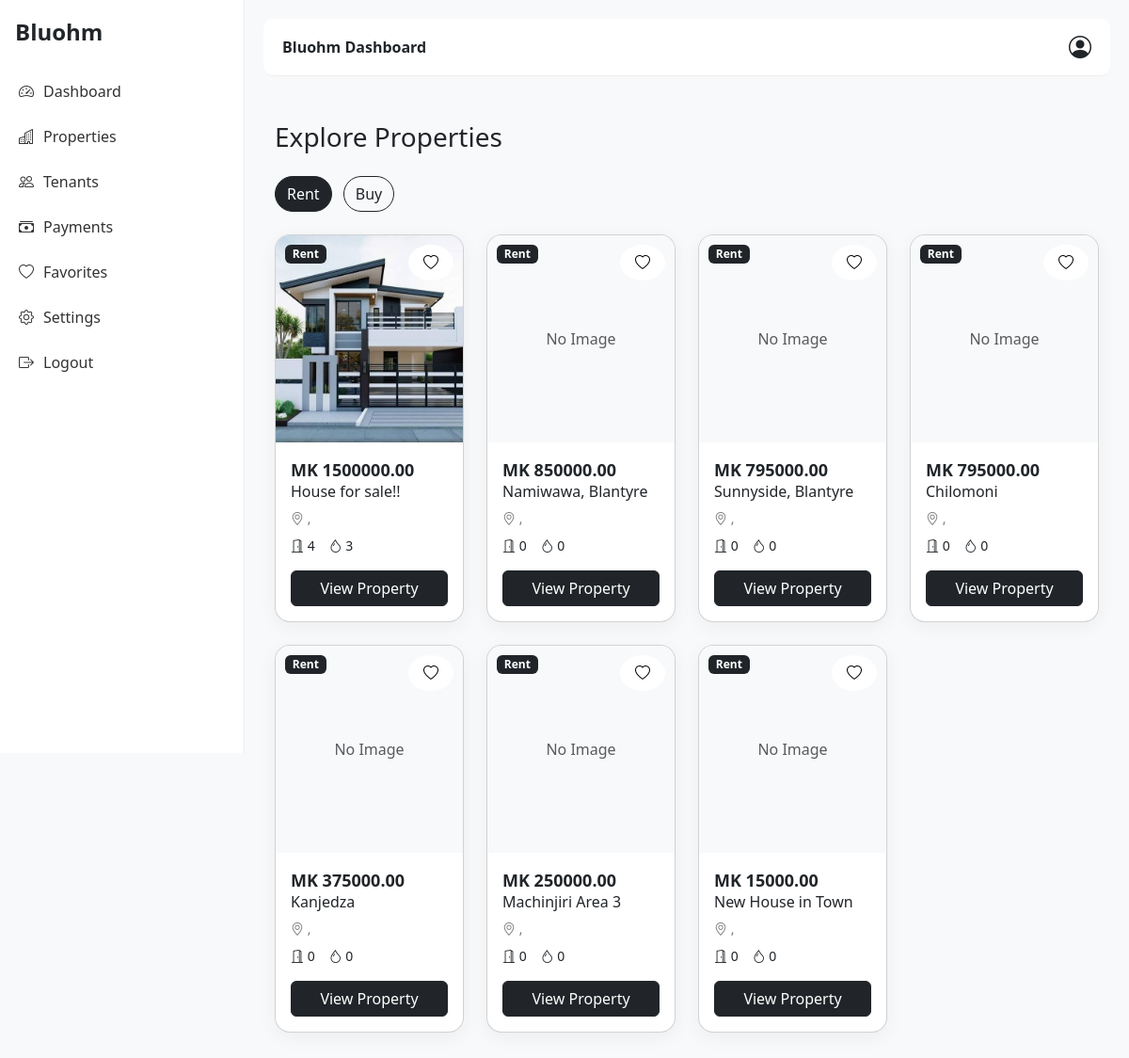
The page /marketplace/ on the database as committed earlier.
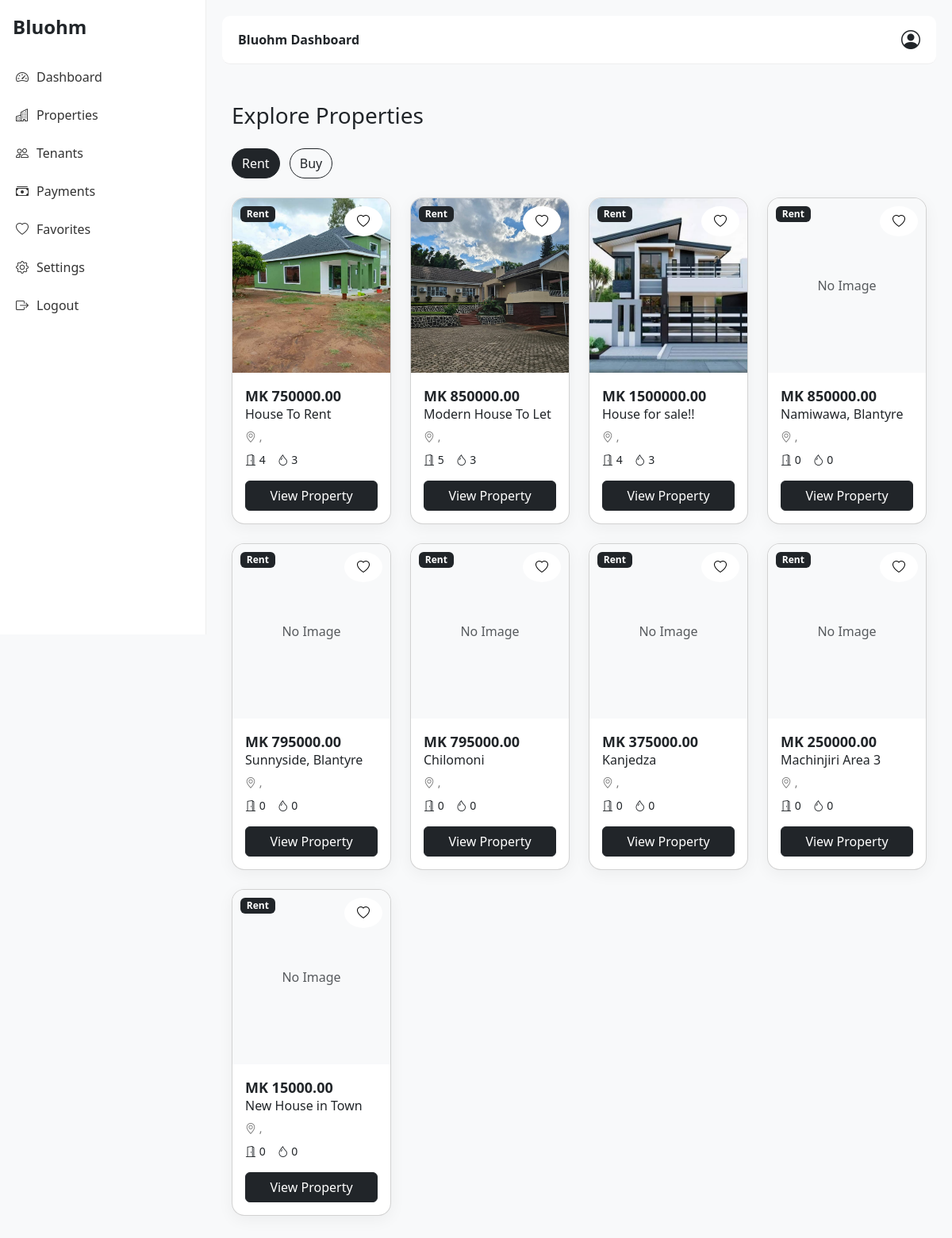
The same page on the database as committed later.
### properties/models.py (models this page shows, shortened)
class Property(models.Model):
    owner = models.ForeignKey(User, on_delete=models.CASCADE)
    title = models.CharField(max_length=255)
    price = models.DecimalField(max_digits=10, decimal_places=2)
    bedrooms = models.IntegerField(default=0)
    bathrooms = models.IntegerField(default=0)
    location = models.CharField(max_length=255)
    latitude = models.FloatField(null=True, blank=True)
    longitude = models.FloatField(null=True, blank=True)
    landmarks = models.TextField(blank=True, null=True)
    listing_type = models.CharField(
        max_length=10,
        choices=LISTING_TYPE,
        default='rent'
    )
    property_category = models.CharField(
        max_length=20,
        choices=PROPERTY_CATEGORY,
        default='house'
    )
    is_available = models.BooleanField(default=True)
    created_at = models.DateTimeField(auto_now_add=True)

class PropertyImage(models.Model):
    property = models.ForeignKey(
        Property,
        related_name="images",
        on_delete=models.CASCADE
    )
    image = models.ImageField(upload_to="properties/")

### marketplace/views.py (the view)
# urls.py: path("marketplace/", include("marketplace.urls")),
def marketplace(request):
    properties = Property.objects.all().order_by('-created_at')
    return render(
        request,
        "marketplace/index.html",
        {"properties": properties}
    )

### templates/marketplace/index.html (shortened to what this page needs)
{% extends "base.html" %}
{% block content %}
<div class="container py-4">
<div class="d-flex justify-content-between align-items-center mb-3">
    <h3>Explore Properties</h3>
</div>
<div class="mb-4">
    <button class="btn btn-dark tab-btn me-2">Rent</button>
    <button class="btn btn-outline-dark tab-btn">Buy</button>
</div>
<div class="row">
{% if properties %}
{% for property in properties %}
<div class="col-lg-3 col-md-6 mb-4" id="property-card-{{ property.id }}">
<div class="card property-card">
<div class="position-relative">
{% with property.images.all|first as img %}
    {% if img %}
        <img src="{{ img.image.url }}" class="card-img-top property-image">
    {% else %}
        <div class="property-image bg-light d-flex align-items-center justify-content-center">
            <span class="text-muted">No Image</span>
        </div>
    {% endif %}
{% endwith %}
<span class="badge bg-dark badge-type">
    {{ property.get_listing_type_display }}
</span>
<div class="favorite-btn">
    <button onclick="toggleFavorite({{ property.id }})"
            style="border:none; background:none;">
        <i class="bi
        {% if property.id in favorite_ids %}
            bi-heart-fill text-danger
        {% else %}
            bi-heart
        {% endif %}
        "
        id="fav-icon-{{ property.id }}"></i>
    </button>
</div>
</div>
<div class="card-body">
<div class="price">
    MK {{ property.price }}
</div>
<h6>{{ property.title }}</h6>
<div class="location">
    <i class="bi bi-geo-alt"></i>
    {{ property.city }}, {{ property.area }}
</div>
<div class="features mt-2">
    <div><i class="bi bi-door-open"></i> {{ property.bedrooms }}</div>
    <div><i class="bi bi-droplet"></i> {{ property.bathrooms }}</div>
</div>
<a href="{% url 'properties:property_detail' property.id %}"
   class="btn btn-dark w-100 mt-3">
    View Property
</a>
</div>
</div>
</div>
{% endfor %}
{% else %}
<div class="text-center py-5">
    <h4>No properties available</h4>
    <p class="text-muted">New listings will appear here</p>
</div>
{% endif %}
</div>
</div>
{% endblock %}

Rows that differ between the two databases and show on the page:
added Property: image (picture), listing_type "Rent", price "750000.00", title "House To Rent", bedrooms "4", bathrooms "3"
added Property: image (picture), listing_type "Rent", price "850000.00", title "Modern House To Let", bedrooms "5", bathrooms "3"
